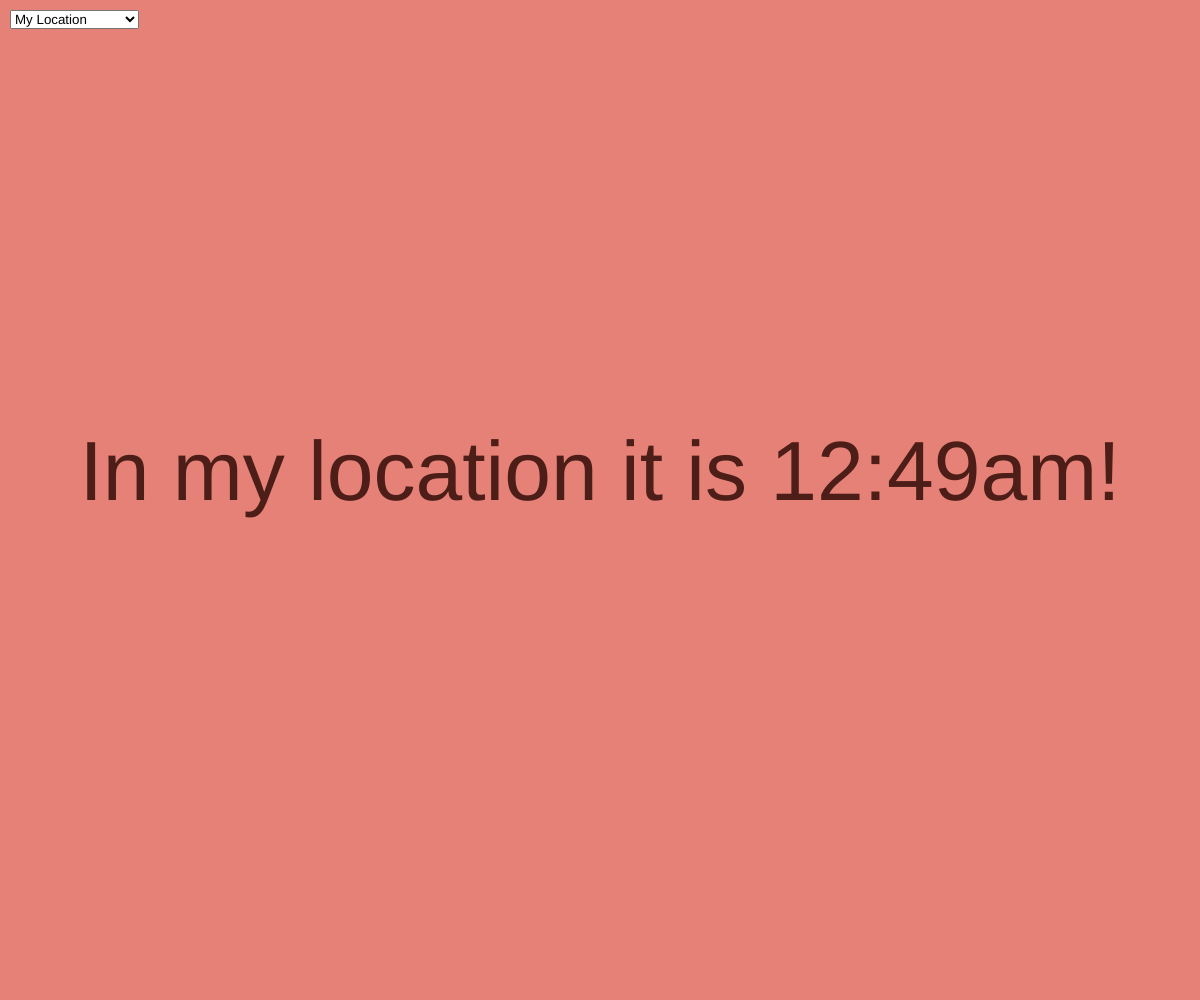
Frame 1 (no input)
Frame 60 (no input): identical to frame 1, image omitted
Frame 120 (the mouse pressed at the canvas centre since frame 60): identical to frame 1, image omitted

The p5.js sketch that drew this single still picture (run headless with seeded random() and noise() and a simulated clock; from frame 60 on, the mouse is pressed at the canvas centre):

// p5.js sketch
// ── sketch.js
let sel;
let a;
let b;
let c;
let d;

let mySiz;
let hSiz;
let vSiz;
let lSiz;

var meridiem = "am"

mySiz = 50;
// mySizAPP = 50;
// mySizDIS = 0.001;

hSiz = 0.001;
// hSizAPP = 50;
// hSizDIS = 0.001;

vSiz = 0.001;
// vSizAPP = 50;
// vSizDIS = 0.001;

lSiz = 0.001;
// lSizAPP = 50;
// lSizDIS = 0.001;


function windowResized() {
  resizeCanvas(windowWidth, windowHeight);
}


function setup() {
  createCanvas(windowWidth, windowHeight);
  
  textAlign(CENTER);
  sel = createSelect();
  sel.position(10, 10);
  sel.option('My Location', a);
  sel.option('Honolulu, HI', b);
  sel.option('Las Vegas, NV', c);
  sel.option('London, ENG, UK', d);
  sel.selected(a);
  sel.changed(mySelectTime);
  
}


function mySelectTime(){
  
//   let place = sel.value();
  
//   if(place == 'My Location'){
//     mySiz = windowWidth*0.08;
//     hSiz = 0.001;
//     vSiz = 0.001;
//     lSiz = 0.001;
//   }
  
//   if(place == 'Honolulu, HI'){
//     mySiz = 0.001;
//     hSiz = windowWidth*0.08;
//     vSiz = 0.001;
//     lSiz = 0.001;
//   }
  
//   if(place == 'Las Vegas, NV'){
//     mySiz = 0.001;
//     hSiz = 0.001;
//     vSiz = windowWidth*0.08;
//     lSiz = 0.001;
//   }
  
//   if(place == 'London, ENG, UK'){
//     mySiz = 0.001;
//     hSiz = 0.001;
//     vSiz = 0.001;
//     lSiz = windowWidth*0.08;
//   }
  
}


function draw() {
  background('#E58177');
  fill('#4D1D18');
  
  let place = sel.value();
  
  if(place == 'My Location'){
    mySiz = windowWidth*0.07;
    hSiz = 0.001;
    vSiz = 0.001;
    lSiz = 0.001;
  }
  
  if(place == 'Honolulu, HI'){
    mySiz = 0.001;
    hSiz = windowWidth*0.07;
    vSiz = 0.001;
    lSiz = 0.001;
  }
  
  if(place == 'Las Vegas, NV'){
    mySiz = 0.001;
    hSiz = 0.001;
    vSiz = windowWidth*0.07;
    lSiz = 0.001;
  }
  
  if(place == 'London, ENG, UK'){
    mySiz = 0.001;
    hSiz = 0.001;
    vSiz = 0.001;
    lSiz = windowWidth*0.07;
  }
  
  h = hour();
  m = minute();
  
  if (m < 10){
    m = "0" + m;
  }
  
  
  var meridiem = "am"
  if (h > 12) {
    h = h - 12;
    meridiem = "pm";
  }   
  if (h == 0){
    h = 12;
  }
  myTime = h +':'+ m + meridiem;
  textSize(mySiz);
  text("In my location it is " + myTime + "!", windowWidth/2, windowHeight/2);
  
  
  hH = h - 6;
  if (hH > 12) {
    hH = hH - 12;
    meridiem = "pm";
  } 
  if (hH == 0){
    hH = 12;
  }
  honoluluTime = hH + ":" + m + meridiem;
  textSize(hSiz);
  text("In Honolulu it is " + honoluluTime + "!", windowWidth/2, windowHeight/2);
  
  
  vH = h - 3;
  if (vH > 12) {
    vH = vH - 12;
    meridiem = "pm";
  } 
  if (vH == 0){
    vH = 12;
  }
  vegasTime = vH + ":" + m + meridiem;
  textSize(vSiz);
  text("In Las Vegas it is " + vegasTime + "!", windowWidth/2, windowHeight/2);
  
  
  lH = h - 20;
  if (lH > 12) {
    lH = lH - 12;
    meridiem = "pm";
  } 
  if (lH == 0){
    lH = 12;
  }
  if (lH < 0){
    lH = 1;
  }
  if (lH < 12){
    meridiem = "am";
  }
  londonTime = lH + ":" + m + meridiem;
  textSize(lSiz);
  text("In London it is " + londonTime + "!", windowWidth/2, windowHeight/2)
  
  }
